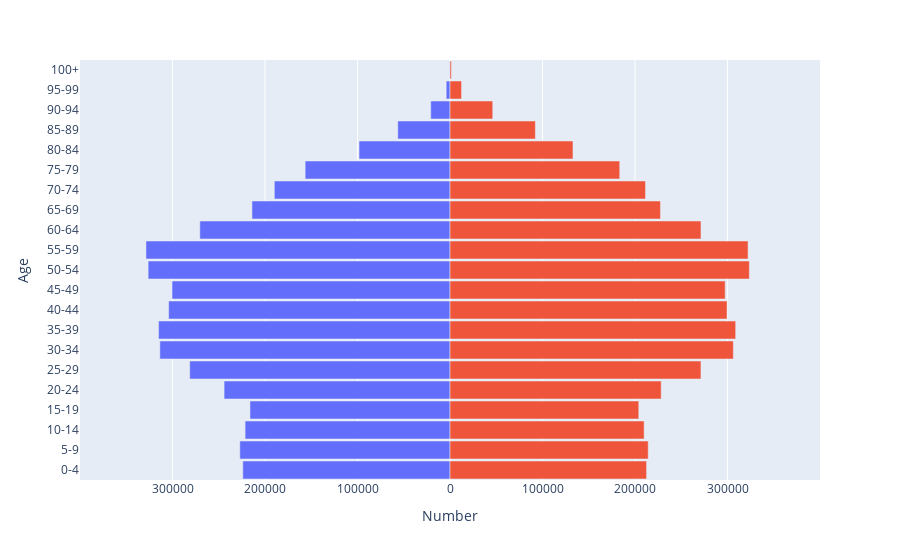

Write notebook code for a chart like this one.
### Code cell
import plotly.express as px

fig = px.bar(orientation='h', y=swiss_pyramid['Age'], x=-swiss_pyramid['M'], )

layout = go.Layout(yaxis=go.layout.YAxis(title='Age'),
                   xaxis=go.layout.XAxis(
                       range=[-400_000, 400_000],
                       tickvals=[-300_000, -200_000, -100_000, 0, 100_000, 200_000, 300_000],
                       ticktext=[300_000, 200_000, 100_000, 0, 100_000, 200_000, 300_000],
                       title='Number'),
                   barmode='overlay',
                   bargap=0.1)
fig.update_layout(layout)

fig.add_trace(go.Bar(orientation='h', y=swiss_pyramid['Age'], x=swiss_pyramid['F'], showlegend=False))


fig.show()

### Figure 1 — Plotly figure (JSON) as saved in the notebook; plotly's stock layout.template omitted (floating-point values rounded to 4 significant figures)
{"data": [{"alignmentgroup": "True", "hovertemplate": "x=%{x}<br>y=%{y}<extra></extra>", "legendgroup": "", "marker": {"color": "#636efa", "pattern": {"shape": ""}}, "name": "", "offsetgroup": "", "orientation": "h", "showlegend": false, "textposition": "auto", "type": "bar", "x": [-223985, -227226, -221517, -216231, -244226, -281380, -313662, -315050, -304148, -300487, -326323, -328680, -270449, -214094, -189890, -156592, -98340, -56439, -20814, -4106, -345], "xaxis": "x", "y": ["0-4", "5-9", "10-14", "15-19", "20-24", "25-29", "30-34", "35-39", "40-44", "45-49", "50-54", "55-59", "60-64", "65-69", "70-74", "75-79", "80-84", "85-89", "90-94", "95-99", "100+"], "yaxis": "y"}, {"orientation": "h", "showlegend": false, "type": "bar", "x": [212509, 214300, 209884, 204080, 228306, 271295, 306301, 308817, 299546, 297500, 323598, 322230, 271318, 227503, 211360, 183508, 132953, 92280, 46205, 12472, 1447], "y": ["0-4", "5-9", "10-14", "15-19", "20-24", "25-29", "30-34", "35-39", "40-44", "45-49", "50-54", "55-59", "60-64", "65-69", "70-74", "75-79", "80-84", "85-89", "90-94", "95-99", "100+"]}], "layout": {"bargap": 0.1, "barmode": "overlay", "legend": {"tracegroupgap": 0}, "margin": {"t": 60}, "xaxis": {"anchor": "y", "domain": [0, 1], "range": [-400000, 400000], "ticktext": [300000, 200000, 100000, 0, 100000, 200000, 300000], "tickvals": [-300000, -200000, -100000, 0, 100000, 200000, 300000], "title": {"text": "Number"}}, "yaxis": {"anchor": "x", "domain": [0, 1], "title": {"text": "Age"}}}}
